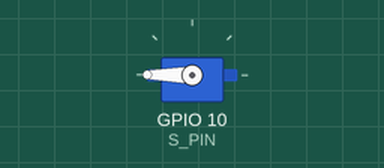
This sketch was run on a simulated ESP32. Parts: servo. What the sketch prints to the serial monitor is not drawn.

Above: at 0.05 s.
At 4.0 s:
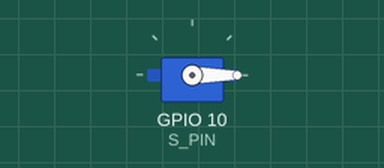
Timing chart, 0 to 5.2 s (numbered marks = the images above):
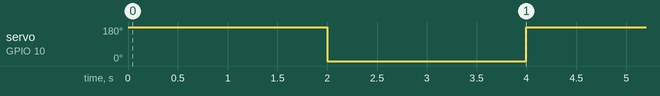

Measured:
- by itself, servo on GPIO 10 (S_PIN): alternates 180° for 2.0 s and 0° for 2.0 s

The sketch:

servo_test.ino
```cpp
#include <ESP32Servo.h>

#define S_PIN 10

Servo s;

void setup(){
  Serial.begin(115200);
  s.attach(S_PIN, 500, 2400);
}

void loop(){
  Serial.write("turning to 180");
  s.write(180);
  delay(2000);
  Serial.write("turning to 0");
  s.write(0);
  delay(2000);
}
```
